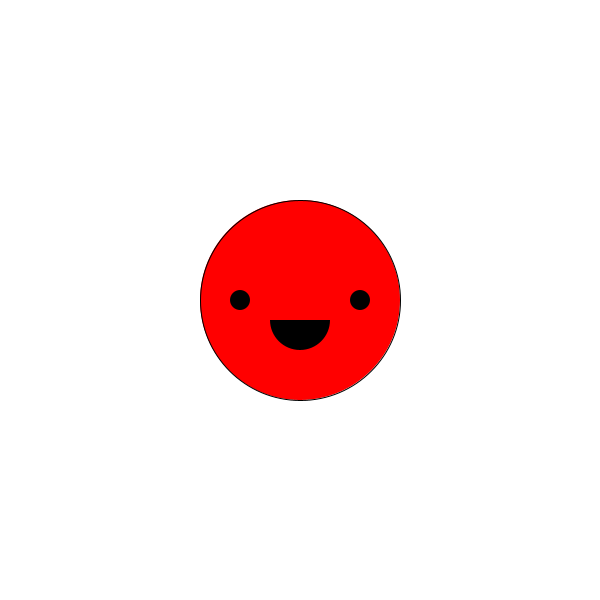
Frame 1 (no input)
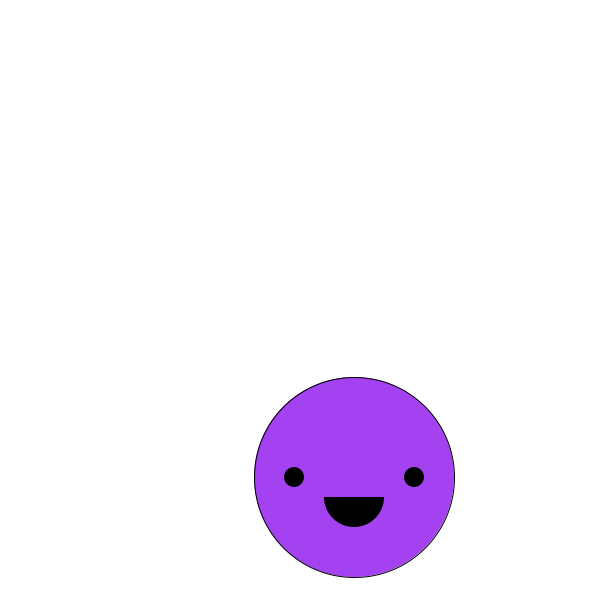
Frame 60 (the mouse pressed at the canvas centre just before this capture)
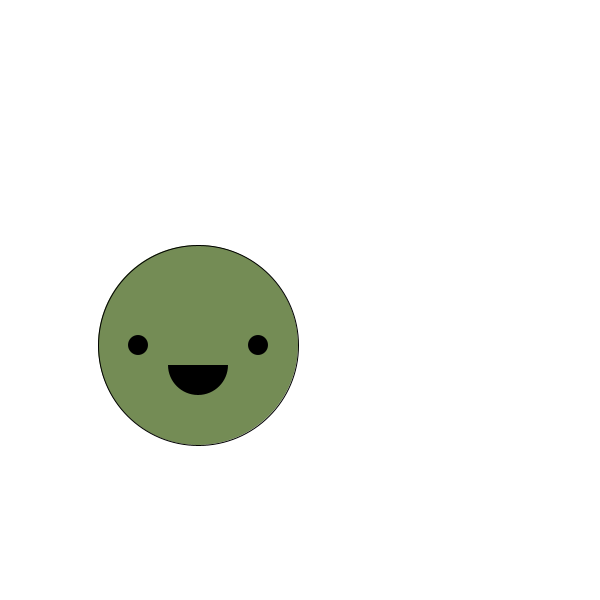
Frame 120 (the mouse held since frame 60 and released just before this capture)

The Processing sketch that drew these frames (run headless with seeded random() and noise(); from frame 60 on, the mouse is pressed at the canvas centre):

// Processing sketch: changeColorBouncing
// ── changeColorBouncing.pde
float x; //this is a variable declaration
float y;
float speedX = 6;
float speedY = 3;
color c;

void setup() {
  size(600, 600);
  background(255);
  x = width/2; //this is a variable initialization (assigning a value)
  y = height/2;
  c = color(255, 0, 0);
}

void draw() {
  background(255); //paint the background to not see what was there before
  //face code below
  stroke(0);
  fill(c);
  strokeWeight(1);
  ellipse(x, y, 200, 200);
  //eyes code below
  fill(0, 0, 0);
  noStroke();
  ellipse(x-60, y, 20, 20);
  ellipse(x+60, y, 20, 20);
  //mouth code below
  arc(x, y+20, 60, 60, 0, PI);
  
  //change the position to make it move
  x = x+speedX;
  y = y+speedY;

  //check boundaries
  if (x > width-100) {
    speedX = -speedX; //this changes direction
    c = color(random(255), random(255), random(255)); //changes the color 
  }
  if (x < 0+100) {
    speedX = -speedX;
    c = color(random(255), random(255), random(255));
  }
  if (y > height-100) {
    speedY = -speedY;
    c = color(random(255), random(255), random(255));
  }
  if (y < 0+100) {
    speedY = -speedY;
    c = color(random(255), random(255), random(255));
  }
}
